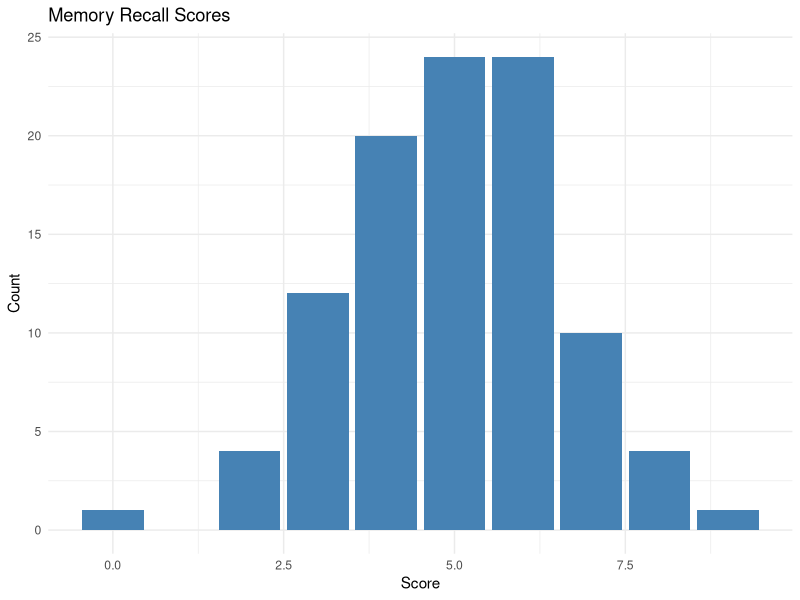
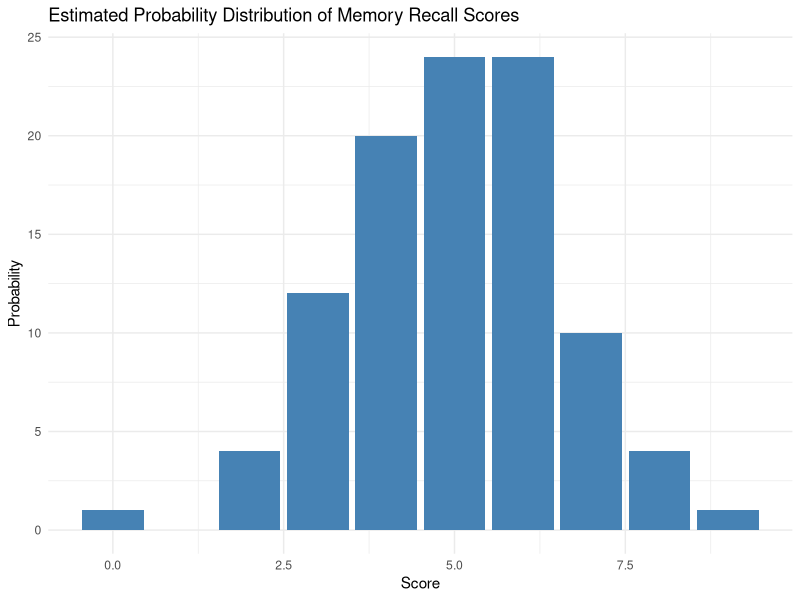
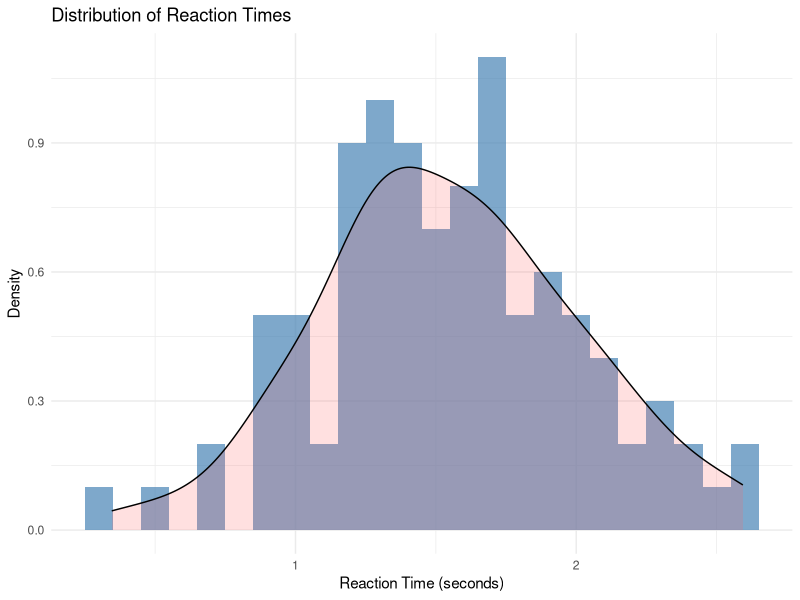

Here is the R script that generated these plots, in order:
## ---- chunk 1
library(data.table)
library(ggplot2)
set.seed(123) # For reproducibility
n <- 100 # Number of participants
size <- 10 # Number of words shown
prob <- 0.5 # Assuming on average, participants recall half the words
scores <- rbinom(n, size, prob)

# Convert the scores into a data.table
dt_scores <- data.table(score = scores)

# bar plot of the scores
ggplot(dt_scores, aes(x = score)) +
  geom_bar(stat = "count", fill = "steelblue") +
  labs(title = "Memory Recall Scores",
       x = "Score",
       y = "Count") +
  theme_minimal()
## ---- chunk 2
dt_scores[, Probability := .N / n]
ggplot(dt_scores, aes(x = score, y = Probability)) +
  geom_bar(stat = "identity", fill = "steelblue") +
  labs(title = "Estimated Probability Distribution of Memory Recall Scores",
       x = "Score",
       y = "Probability") +
  theme_minimal()
## ---- chunk 3
library(data.table)
library(ggplot2)

rm(list=ls())

set.seed(123) # For reproducibility
n <- 100 # Number of participants
mean_time <- 1.5 # Average reaction time in seconds
sd_time <- 0.5 # Standard deviation of reaction times

# Simulate reaction times from a normal distribution
reaction_times <- rnorm(n, mean_time, sd_time)

# Convert the reaction times into a data.table
dt_reaction_times <- data.table(reaction_time = reaction_times)
## ---- chunk 4
# Histogram and density plot of reaction times
ggplot(dt_reaction_times, aes(x = reaction_time)) +
  geom_histogram(aes(y = ..density..), binwidth = 0.1, fill = "steelblue", alpha = 0.7) +
  geom_density(alpha = .2, fill = "#FF6666") +
  labs(title = "Distribution of Reaction Times",
       x = "Reaction Time (seconds)",
       y = "Density") +
  theme_minimal()
